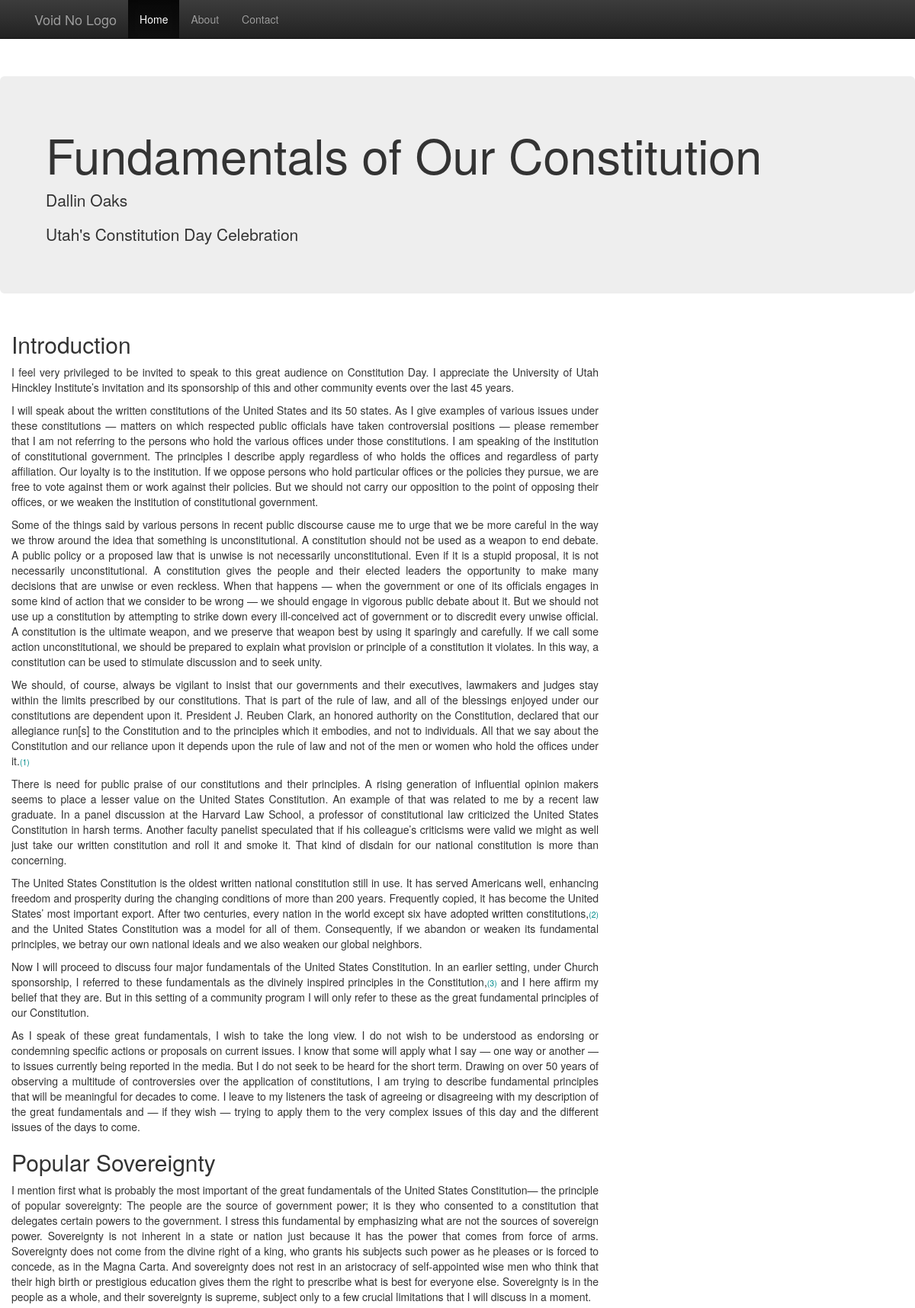
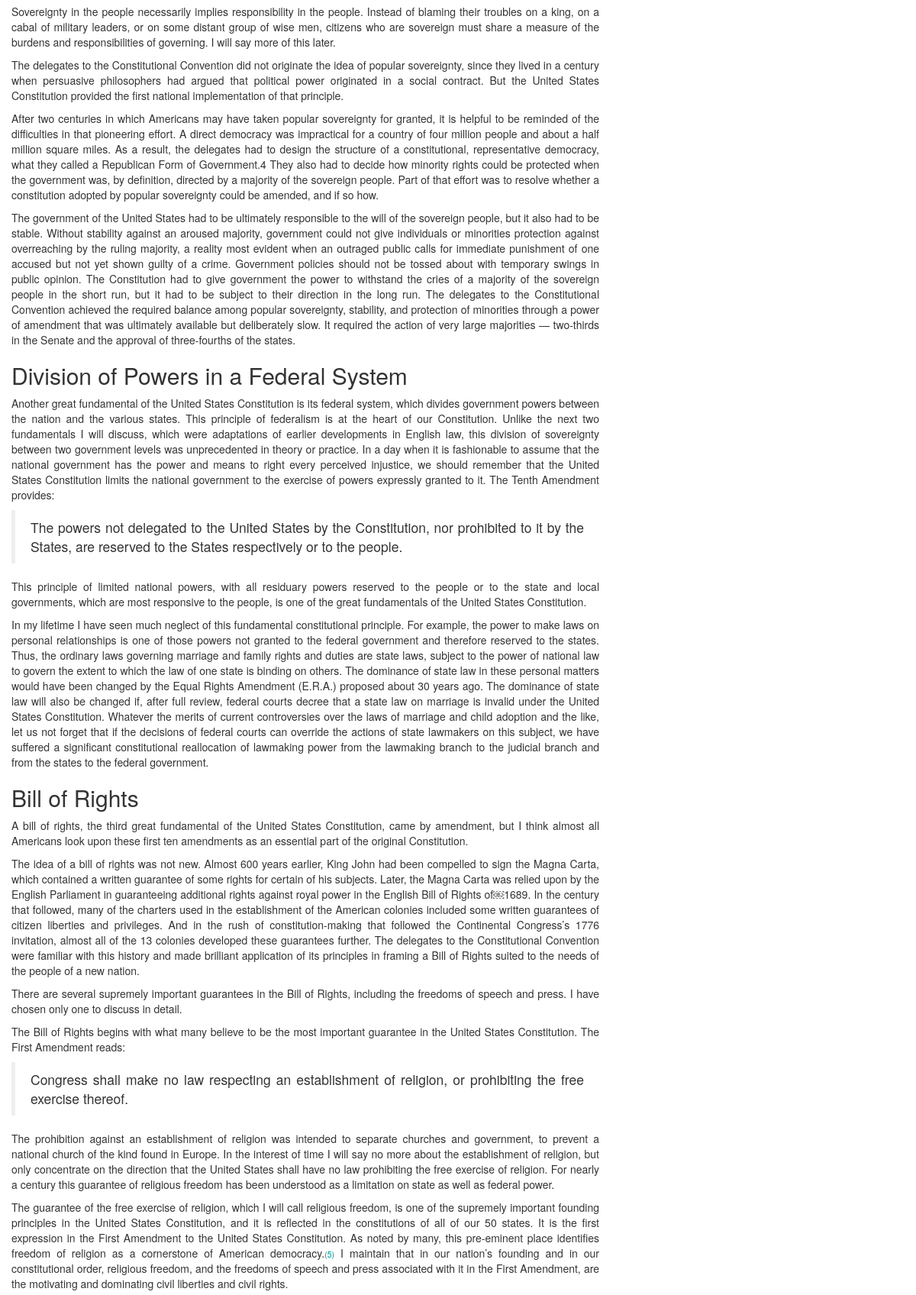
/book/2/ (upper part), run on the app's committed database (2 pictures, top to bottom).
### book/models.py (models this page shows, shortened)
class Article(models.Model):
    title = models.CharField(max_length=200)
    sub_title = models.CharField(max_length=200, null=True, blank=True)
    author = models.ForeignKey(Author)
    source = models.ForeignKey(Source)
    file_path = models.CharField(max_length=200)

class Author(models.Model):
    first_name = models.CharField(max_length=200, null=True, blank=True)
    middle_name = models.CharField(max_length=200, null=True, blank=True)
    last_name = models.CharField(max_length=200, null=True, blank=True)
    title = models.CharField(max_length=200, null=True, blank=True)
    def __str__(self):
        return '{} {}'.format(self.first_name, self.last_name)

class Source(models.Model):
    title = models.CharField(max_length=200)
    publish_date = models.DateField('date published', null=True)
    page = models.IntegerField(default=0, null=True)
    reference = models.TextField(blank=True, null=True)
    def __str__(self):
        return '{}'.format(self.title)

### book/views.py (the view)
# urls.py: url(r'^(?P<article_id>[0-9]+)/$', views.article, name='article'),
def article(request, article_id):
    article = get_object_or_404(Article, pk=article_id)
    return render(request, 'book/article.html', {'article': article})

### book/templates/book/article.html
{% extends "base.html" %}
{% block content %}
  <div class="row jumbotron">
    <h1>{{ article.title }}</h1>
    <p>{{ article.author }}</p>
    <p>{{ article.source }}</p>
  </div>
  <div class="row">
    <div class="col-md-8">
      <div class="text-justify">
        {% with 'articles/'|add:article.file_path as template %}
          {% include template %}
        {% endwith %}
      </div>
    </div>
  </div>
{% endblock %}

### book/static/css/custom.css (style rules this page uses)
body { padding-top: 100px; }

### data on the page
Article: title "Fundamentals of Our Constitution", author "Dallin Oaks", source "Utah's Constitution Day Celebration"
